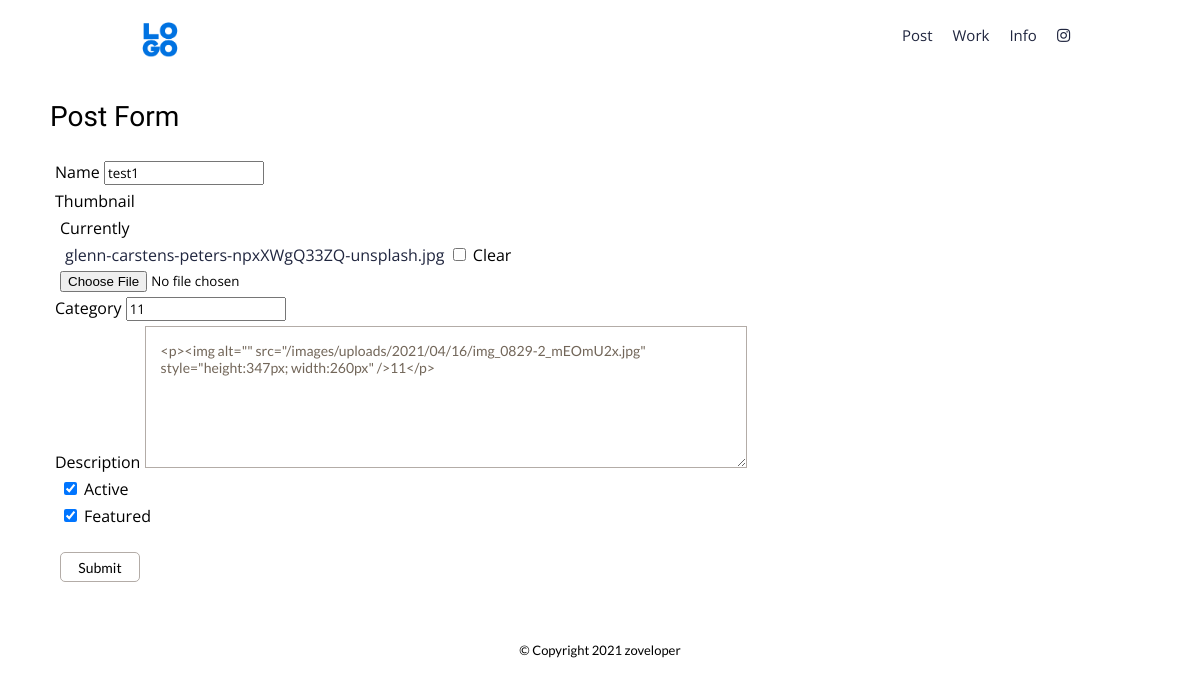
/update_post/2/ (signed in), run on the app's committed database.
### base/models.py (models this page shows, shortened)
class Post(models.Model):
    name = models.CharField(max_length=200, null=True, blank=True)
    thumbnail = models.ImageField(null=True, blank=True, default='/placeholder.png')
    category = models.CharField(max_length=200, null=True, blank=True)
    description = RichTextUploadingField(null=True, blank=True)
    active = models.BooleanField(default=False)
    featured = models.BooleanField(default=False)
    id = models.AutoField( editable=False, primary_key=True)

### base/views.py (the view)
# urls.py: path('update_post/<str:pk>/', views.updatePost, name="update_post"),
@login_required(login_url="home")
def updatePost(request, pk):
    post = Post.objects.get(id=pk)
    form = PostForm(instance=post)
    if request.method == 'POST':
        form = PostForm(request.POST, request.FILES, instance=post)
        if form.is_valid():
            form.save()
        return redirect('home')
    context = {'form':form}
    return render(request,'base/post_form.html', context)

### base/forms.py
class PostForm(ModelForm):
    class Meta:
        model = Post
        fields='__all__'

### base/templates/base/post_form.html (shortened to what this page needs)
{% extends 'base/main.html' %}
{% load static%}
{% load crispy_forms_tags %}
{% block content %}
<h3>Post Form</h3>
<div class="form-wrapper">
    <form class = "post-form-container" action="" method="POST" enctype="multipart/form-data">
                {{form|crispy}}
        <input class= "btn-primary" type="submit" value="Submit">
    </form>
</div>
{% endblock content %}

### static/css/default.css (style rules this page uses)
:root { --mainColor:#eaeaea; --secondaryColor:#fff; --borderColor:#c1c1c1; --mainText:black; --secondaryText:#4b5156; --themeDotBorder:#24292e; --previewBg:rgb(251,249,243,0.8); }
html, body { padding:0; margin:0; }
body { opacity: 0; transition: opacity 1s; }
h1, h2, h3, h4, h5, strong { color: var(--mainText); font-family: 'Orelega One', cursive; font-weight: 500; }
p,li, span, label, input, textarea { color: var(--mainText); font-family: 'Open Sans', sans-serif; }
a { text-decoration: none; color:#20263f; font-family: 'Open Sans', sans-serif; }
h3 { font-size:28px; }
h3 { margin-top: 100px; margin-left: 50px; }
.form-wrapper { margin-left: 50px; margin-bottom: 50px; }
.post-form-container div { margin: 5px; font-family: 'Roboto', sans-serif; }
.btn-primary, .btn-1, .btn-2,.btn-danger { width: 80px; height: 30px; padding: 0; margin: 20px 10px 10px 10px; font-family: 'Lato', sans-serif; font-size: 0.875em; color: black; outline:none; cursor: pointer; border: solid 1px #b3aca7; border-top: none; border-radius: 5px; background: transparent; outline: none; border: solid 1px #b3aca7; transition: all 0.3s ease-in-out; -webkit-transition: all 0.3s ease-in-out; -moz-transition: all 0.3s ease-in-out; -ms-transition: all 0.3s ease-in-out; }
textarea { width: 570px; max-width: 570px; height: 110px; max-height: 110px; padding: 15px; background: transparent; outline: none; color: #726659; font-family: 'Lato', sans-serif; font-size: 0.875em; border: solid 1px #b3aca7; transition: all 0.3s ease-in-out; -webkit-transition: all 0.3s ease-in-out; -moz-transition: all 0.3s ease-in-out; -ms-transition: all 0.3s ease-in-out; }
input::placeholder, textarea::placeholder { color: #aca49c; font-size: 0.875em; }

### data on the page
Post: name "test1", category "11", description "<p><img alt=\"\" src=\"/images/uploads/2021/04/16/img_0829-2_mEOmU2x.jpg\" style=\"height:347px; width:260px\" />11</p>", active "☑", featured "☑"
